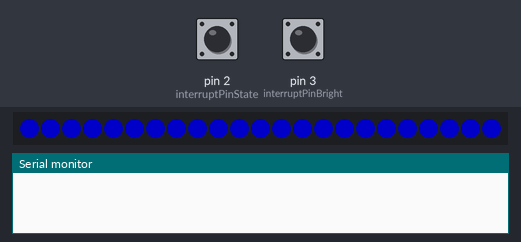
Bench run of a sketch on a simulated Arduino Uno, built with avr-gcc and run on an emulated ATmega328P. Parts: 23 RGB LEDs in strip order, left to right, the last lines printed to the serial monitor. The test bench sets the inputs (shaded band); at power-on: pin 2 (interruptPinState) HIGH, pin 3 (interruptPinBright) HIGH. Dim RGB values are drawn brighter than linear.

Above: at 1.2 s.
1.3 s: pin 2 (interruptPinState) pulled LOW for 0.15 s
At 1.39 s:
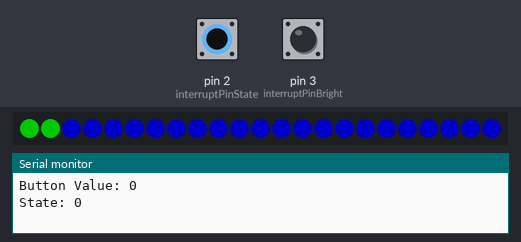
2.0 s: pin 3 (interruptPinBright) pulled LOW for 0.15 s
At 2.6 s:
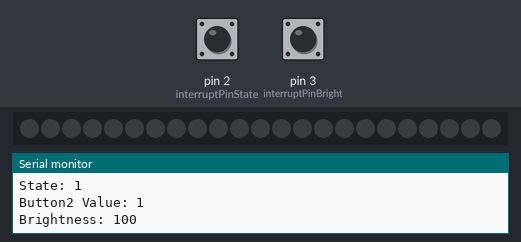
2.7 s: pin 3 (interruptPinBright) pulled LOW for 1 s
At 3.74 s:
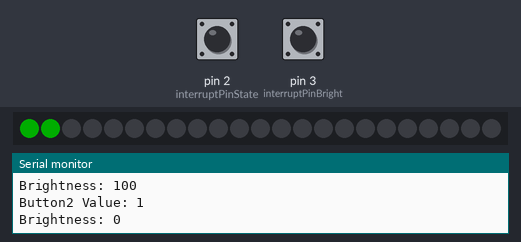
4.3 s: pin 2 (interruptPinState) pulled LOW for 1 s
At 5.7 s:
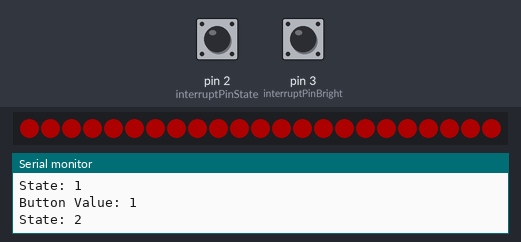
5.9 s: pin 2 (interruptPinState) pulled LOW for 0.15 s
At 6.08 s:
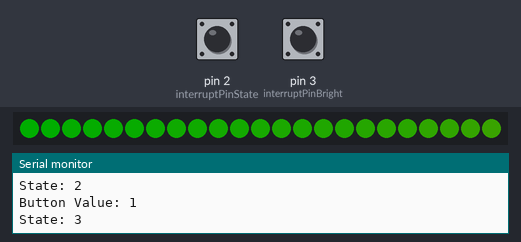
6.6 s: pin 2 (interruptPinState) pulled LOW for 3.2 s
At 7.6 s:
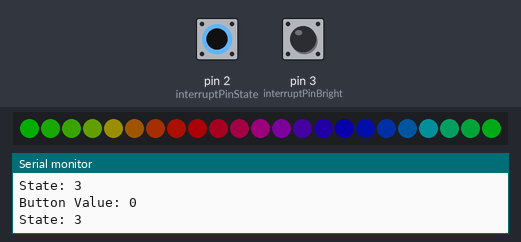

Measured:
- after the input at 1.3 s, the LEDs: first change at once (image 1 shows a later state)
- after the input at 2.0 s, the LEDs: first differ from a run without the input after 0.51 s (image 2)
- after the input at 2.7 s, the LEDs: first change after 0.98 s (image 3 shows a later state)
- after the input at 4.3 s, the LEDs: first change after 0.05 s (image 4 shows a later state)
- after the input at 5.9 s, the LEDs: change at once (image 5)
- after the input at 6.6 s, the LEDs: change at once (image 6)

The sketch:

Schuhprojekt-Code_v2.ino
```cpp
#include <Adafruit_TSL2591.h>
#include <Adafruit_Sensor.h>
#include <Adafruit_NeoPixel.h>

#define LEDNUM      23      // Number of LEDs
#define HEADLIGHT   3       // Number of LEDs for Headlight
#define PIN         6       // Digital Output for LED-Strip (FLORA 10)
#define LUXSDA      A4      // Analog-Input for Lux-Sensor SDA
#define LUXSCL      A5      // Analog-Input for Lux-Sensor SCL
#define MAXF        6       // Max Count of Modes

const uint8_t interruptPinState   = 2;    // Digital Output for Interrupt-Button (State) (FLORA 1)
const uint8_t interruptPinBright  = 3;    // Digital Output for Interrupt-Button (Brightness) (FLORA ?)
volatile uint8_t state            = 0;    // Current Mode
volatile uint8_t bright           = 100;  // Current Brightness

// NeoPixel-Strip
Adafruit_NeoPixel strip = Adafruit_NeoPixel(LEDNUM, PIN, NEO_GRB + NEO_KHZ800);

// Lux-Sensor
Adafruit_TSL2591 tsl = Adafruit_TSL2591(1);

/*
 * Setup-Function
 */
void setup() {
  // Start Serial-Communication
  Serial.begin(9600);

  // Set PIN-Mode for Buttons
  pinMode(interruptPinState, INPUT_PULLUP);
  pinMode(interruptPinBright, INPUT_PULLUP);

  strip.begin();
  strip.show();

  // Attach Handlers to Interrupt
  attachInterrupt(digitalPinToInterrupt(interruptPinState), handlerState, CHANGE);
  attachInterrupt(digitalPinToInterrupt(interruptPinBright), handlerBright, FALLING);
}

/*
 * Loop-Function
 */
void loop() {
  strip.setBrightness(bright);

  switch (state) {
    case 0:
      colorWipe(strip.Color(0, 0, 255), 50, 0);
      break;
    case 1:
      colorWipe(strip.Color(0, 255, 0), 50, 1);
      break;
    case 2:
      colorWipe(strip.Color(255, 0, 0), 50, 2);
      break;
    case 3:
      rainbow(20, 3);
      break;
    case 4:
      rainbowCycle(20, 2);
      break;
    case 5:
      showLight();
      break;
  }
}

/*
 * Interrupt-Handler for Button-Press to set the State
 */
void handlerState() {
  uint8_t sensorVal = digitalRead(interruptPinState);

  Serial.print("Button Value: ");
  Serial.println(sensorVal);
  Serial.print("State: ");
  Serial.println(state);

  if(sensorVal == LOW) {
    if(state + 1 < MAXF) {
      state++;
    } else {
      state = 0;
    }
  }
}

/*
 * Interrupt-Handler for Button-Press to set the Brightness
 */
void handlerBright() {
  uint8_t sensorVal = digitalRead(interruptPinState);

  Serial.print("Button2 Value: ");
  Serial.println(sensorVal);
  Serial.print("Brightness: ");
  Serial.println(bright);

  if(sensorVal == HIGH) {
    switch (bright) {
      case 0:
        bright = 50;
        break;
      case 50:
        bright = 75;
        break;
      case 75:
        bright = 100;
        break;
      case 100:
        bright = 0;
        break;
    }
  }
}

/*
 * Triggers all modes in a row
 */
void wheelstart() {
  // Some example procedures showing how to display to the pixels:
  colorWipe(strip.Color(255, 0, 0), 50, 0); // Red
  colorWipe(strip.Color(0, 255, 0), 50, 1); // Green
  colorWipe(strip.Color(0, 0, 255), 50, 2); // Blue
  rainbow(20, 3);
  rainbowCycle(20, 2);
}

/*
 * Fill the dots one after the other with a color
 *
 * @c:        Color to be set
 * @wait:     Time to wait till Change
 * @fnumber:  Number of the Function
 */
void colorWipe(uint32_t c, uint8_t wait, uint8_t fnumber) {
  for(uint16_t i=0; i<strip.numPixels(); i++) {
      strip.setPixelColor(i, c);
      strip.show();

      if(state != fnumber){
        break;
      }

      delay(wait);
  }
}

/*
 * Shows a rainbow
 *
 * @wait:     Time to wait till Change
 * @fnumber:  Number of the Function
 */
void rainbow(uint8_t wait, uint8_t fnumber) {
  uint16_t i, j;

  for(j=0; j<256; j++) {
    for(i=0; i<strip.numPixels(); i++) {
      strip.setPixelColor(i, Wheel((i+j) & 255));
      if(state != fnumber){
        break;
      }
    }
    strip.show();
    if(state != fnumber){
      break;
    }
    delay(wait);
  }
}

/*
 * Slightly different, this makes the rainbow equally distributed throughout
 *
 * @wait:     Time to wait till Change
 * @fnumber:  Number of the Function
 */
void rainbowCycle(uint8_t wait, uint8_t fnumber) {
  uint16_t i, j;

  for(j=0; j<256*5; j++) { // 5 cycles of all colors on wheel
    for(i=0; i< strip.numPixels(); i++) {
      strip.setPixelColor(i, Wheel(((i * 256 / strip.numPixels()) + j) & 255));
      if(state != fnumber){
        exit;
      }
    }
    strip.show();
    if(state != fnumber){
      break;
    }
    delay(wait);
  }
}

/*
 * Input a value 0 to 255 to get a color value.
 * The colours are a transition r - g - b - back to r.
 *
 * @WheelPos: Curren Position in Wheel
 */
uint32_t Wheel(byte WheelPos) {
  if(WheelPos < 85) {
   return strip.Color(WheelPos * 3, 255 - WheelPos * 3, 0);
  } else if(WheelPos < 170) {
   WheelPos -= 85;
   return strip.Color(255 - WheelPos * 3, 0, WheelPos * 3);
  } else {
   WheelPos -= 170;
   return strip.Color(0, WheelPos * 3, 255 - WheelPos * 3);
  }
}

/*
 * Light-Mode for LED-Strip
 */
void showLight() {
  for(uint16_t i=0; i<strip.numPixels(); i++) {
    double m = 1;

    if(i > (LEDNUM / 2 - HEADLIGHT) && i < (LEDNUM / 2 + HEADLIGHT)) {
      m = 255;
    } else {
      m = 0;
    }

    strip.setPixelColor(i, strip.Color(m, m, m));
    strip.show();
  }
}
```
